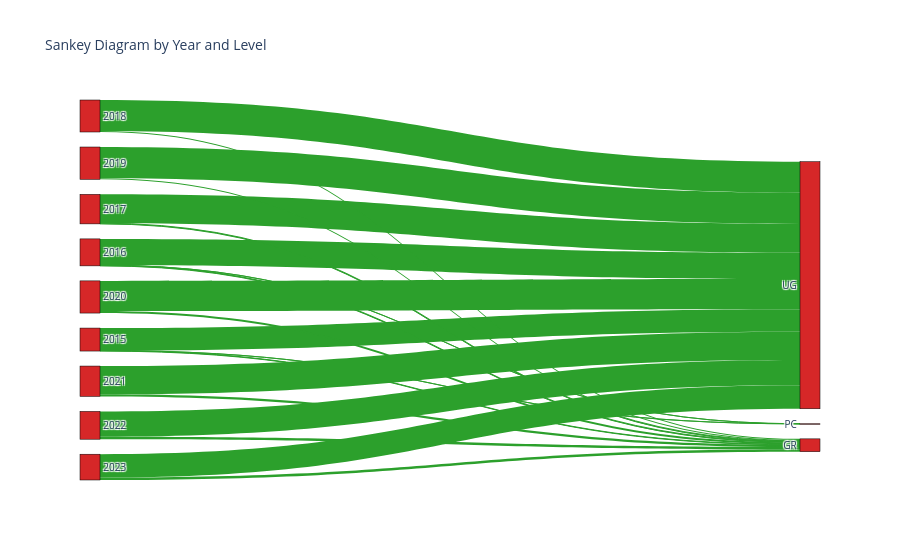

This figure's notebook cell:
### Code cell
# Grouping by 'YEAR' and 'LEVEL'
san_year_level = csv_norm_2015_2023_ii.groupby(['YEAR', 'LEVEL'])['ID'].count().reset_index()
san_year_level = san_year_level.rename(columns={'YEAR': 'source', 'LEVEL': 'target', 'ID': 'value'})

# Unique values that contain unique values of source and target values
unique_source_target_year_level = list(pd.unique(san_year_level[['source', 'target']].values.ravel("K")))

# Dictionary to map
mapping_dict_year_level = {k: v for v, k in enumerate(unique_source_target_year_level)}

# Mapping source and target
san_year_level['source'] = san_year_level["source"].map(mapping_dict_year_level)
san_year_level['target'] = san_year_level["target"].map(mapping_dict_year_level)

# Converting to dictionary
link_dict_year_level = san_year_level.to_dict(orient="list")

# Creating the Sankey diagram
fig_year_level = go.Figure(data=[go.Sankey(
    node=dict(
        pad=15,
        thickness=20,
        line=dict(color="black", width=0.5),
        label=unique_source_target_year_level,
        color=node_colors
    ),
    link=dict(
        source=link_dict_year_level["source"],
        target=link_dict_year_level["target"],
        value=link_dict_year_level["value"],
        color=link_colors
    )
)])

# Adding title
fig_year_level.update_layout(title_text="Sankey Diagram by Year and Level", font_size=10)

# Display the Sankey diagram
fig_year_level.show()

### Figure 1 — Plotly figure (JSON) as saved in the notebook; plotly's stock layout.template omitted (floating-point values rounded to 4 significant figures)
{"data": [{"link": {"color": ["#2ca02c", "#2ca02c", "#2ca02c", "#2ca02c", "#2ca02c", "#2ca02c", "#2ca02c", "#2ca02c", "#2ca02c", "#2ca02c", "#2ca02c", "#2ca02c", "#2ca02c", "#2ca02c", "#2ca02c", "#2ca02c", "#2ca02c", "#2ca02c", "#2ca02c", "#2ca02c", "#2ca02c", "#2ca02c", "#2ca02c", "#2ca02c", "#2ca02c", "#2ca02c", "#2ca02c", "#2ca02c", "#2ca02c", "#2ca02c", "#2ca02c", "#2ca02c", "#2ca02c", "#2ca02c", "#2ca02c", "#2ca02c", "#2ca02c", "#2ca02c", "#2ca02c", "#2ca02c", "#2ca02c", "#2ca02c", "#2ca02c", "#2ca02c", "#2ca02c", "#2ca02c", "#2ca02c", "#2ca02c", "#2ca02c", "#2ca02c", "#2ca02c", "#2ca02c", "#2ca02c", "#2ca02c", "#2ca02c", "#2ca02c"], "source": [0, 0, 0, 1, 1, 1, 2, 2, 3, 3, 4, 4, 5, 5, 6, 6, 7, 7, 8, 8], "target": [9, 10, 11, 9, 10, 11, 9, 11, 9, 11, 9, 11, 9, 11, 9, 11, 9, 11, 9, 11], "value": [15, 2, 730, 22, 1, 854, 24, 936, 34, 1006, 35, 1016, 64, 982, 69, 917, 78, 826, 76, 762]}, "node": {"color": ["#d62728", "#d62728", "#d62728", "#d62728", "#d62728", "#d62728", "#d62728", "#d62728", "#d62728", "#d62728", "#d62728", "#d62728", "#d62728", "#d62728", "#d62728", "#d62728", "#d62728", "#d62728", "#d62728", "#d62728", "#d62728", "#d62728", "#d62728", "#d62728", "#d62728", "#d62728", "#d62728"], "label": [2015, 2016, 2017, 2018, 2019, 2020, 2021, 2022, 2023, "GR", "PC", "UG"], "line": {"color": "black", "width": 0.5}, "pad": 15, "thickness": 20}, "type": "sankey"}], "layout": {"font": {"size": 10}, "title": {"text": "Sankey Diagram by Year and Level"}}}
